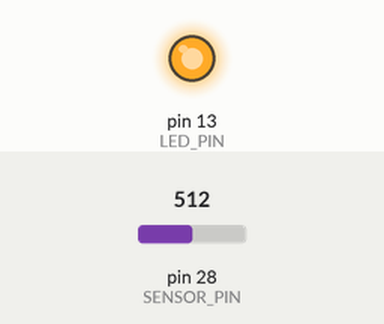
The sketch below on a simulated Teensy 4. Parts: output pins drawn as LEDs (lit = HIGH). Inputs (shaded band) come from the test bench; at power-on: pin 28 (SENSOR_PIN) = 512.

Above: at 1.2 s.
1.3 s: pin 28 (SENSOR_PIN) set to 33
2.8 s: pin 28 (SENSOR_PIN) set to 27
At 4.0 s:
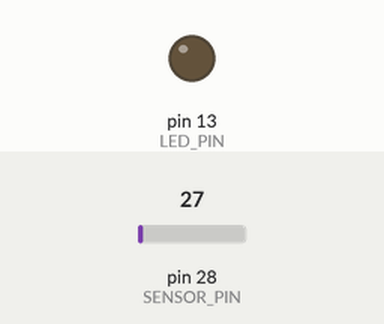
4.3 s: pin 28 (SENSOR_PIN) set to 122
At 5.0 s:
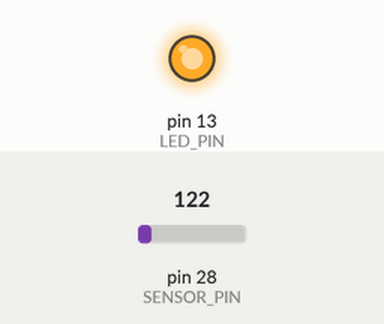
5.8 s: pin 28 (SENSOR_PIN) set to 20
At 6.5 s:
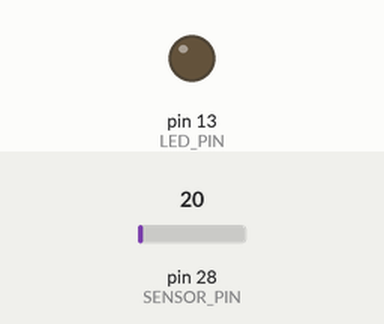
Timing chart, 0 to 8.3 s (numbered marks = the images above; inputs shaded):
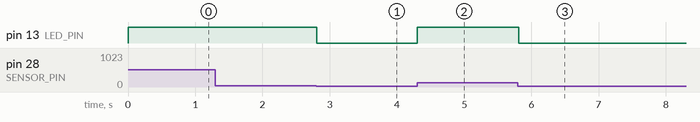

Measured:
- the behaviour switches between 30 and 29 on pin 28 (SENSOR_PIN) (found by bisection; images 0 and 1)
- after the input at 1.3 s, every drawn part: stays the same
- after the input at 2.8 s, pin 13 (LED_PIN): HIGH → LOW at once
- after the input at 4.3 s, pin 13 (LED_PIN): LOW → HIGH at once
- after the input at 5.8 s, pin 13 (LED_PIN): HIGH → LOW at once

The sketch:

piezo.ino
```cpp
/* Piezo Test
 *
 * Based on:
 * http://www.arduino.cc/en/Tutorial/Knock
 */

// Constants
const int LED_PIN    = 13;
const int SENSOR_PIN = A14;
const int THRESHOLD  = 30;

// Variables
long lastTime = 0;
int deltaTime = 0;
int timer = 0;
int sensorReading = 0;      // variable to store the value read from the sensor pin

void setup() {
 pinMode(LED_PIN, OUTPUT); // declare the ledPin as as OUTPUT
 Serial.begin(115200);       // use the serial port
}

void loop() {
  long curTime = millis();
  deltaTime = curTime - lastTime;
  lastTime = curTime;

  // read the sensor and store it in the variable sensorReading:
  sensorReading = analogRead(SENSOR_PIN);

  // if the sensor reading is greater than the threshold:
  if (sensorReading >= THRESHOLD) {
    // Flash the led for 10ms
    timer = 10;
    digitalWrite(LED_PIN, HIGH);
  }

  //Update delta time
  timer -= deltaTime;

  //Timeout led
  if(timer <= 0){
    timer = 0;
    digitalWrite(LED_PIN, LOW);
  }

  //Serial.println(sensorReading);
  //delay(2);  // delay to avoid overloading the serial port buffer
}
```
